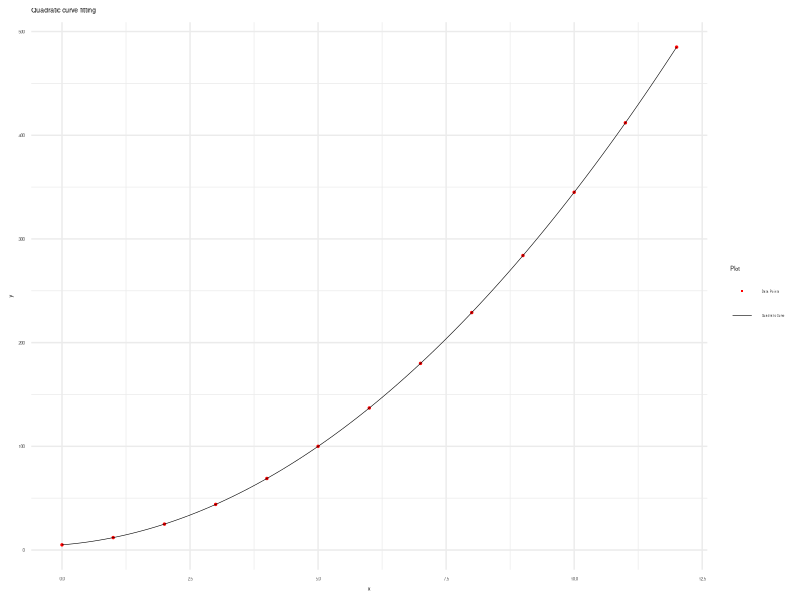

The R script that drew this image:
# Load required libraries
library(readr)
library(ggplot2)

# Read data from CSV file
data <- read_csv(
  "series.csv",
  show_col_types = FALSE)

# Extract x_values and y_values
x_values <- data$xs
y_values <- data$ys2

# Curve Fitting Order
order <- 2

# Perform quadratic regression using lm()
lm_model <- lm(y_values ~
  poly(x_values, order, raw = TRUE))

# Coefficients
coefficients <- coef(lm_model)

# Reverse order to match output
coefficients <- coefficients[
  length(coefficients):1]

# Print coefficients
cat("Coefficients (a, b, c):\n\t",
  coefficients, "\n")

# Generate values for the quadratic curve
x_plot <- seq(
  min(x_values), max(x_values),
  length.out = 100)
y_plot <- predict(
  lm_model,
  newdata = data.frame(x_values = x_plot))

# Create data frame for ggplot2
data <- data.frame(x = x_values, y = y_values)

# Plot using ggplot2
plot <- ggplot(data, aes(x = x, y = y)) +
  geom_point(aes(color="Data Points"), size = 0.5) +
  geom_line(
    data = data.frame(x = x_plot, y = y_plot),
    aes(x, y, color="Quadratic Curve"),
    linewidth = 0.2) +
  labs(
    x = "x", y = "y",
    title = "Quadratic curve fitting") +
  theme_minimal() +
  theme(legend.position = "right",
        legend.text = element_text(size = 2),
        text = element_text(size = 4)) +
  scale_color_manual(
    name = "Plot",
    breaks = c(
      "Data Points",
      "Quadratic Curve"),
    values = c(
      "Data Points"="red",
      "Quadratic Curve"="black")) +
  guides(
    color = guide_legend(
      override.aes = list(
        shape = c(16, NA), linetype = c(0, 1)
    )))

# Save plot as PNG
ggsave("15-lm-gg-quadratic.png",
  plot, width = 800, height = 400, units = "px")
